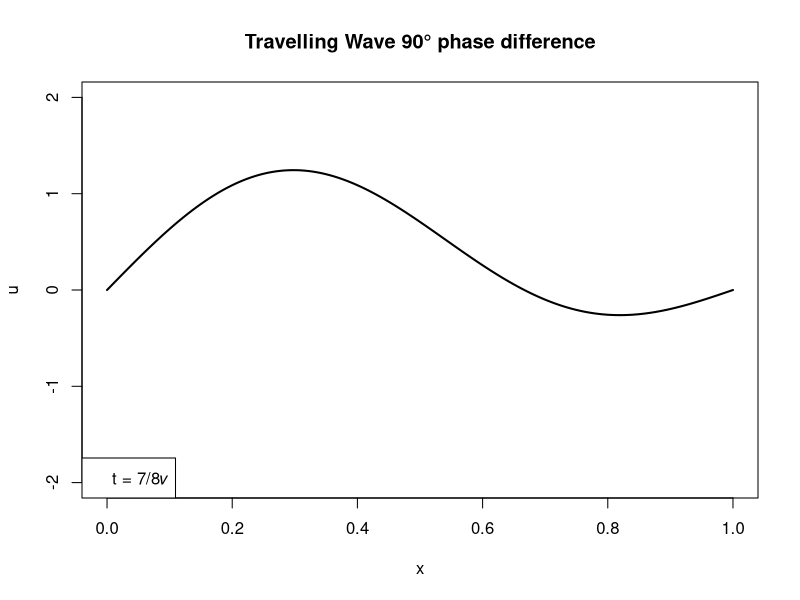

Generate this figure with R:
# Assuming
L <- 1

# X-axis and Y-axis values
x_values <- seq(0, L, length.out = 1000)
u_values <- (sqrt(2) / 2 * sin(pi * x_values / L)) + (sqrt(2) / 2 * sin(2 * pi * x_values / L))

# Final plot
plot(x_values, u_values, type = "l", lwd = 2, xlim = c(0, L), ylim = c(-2, 2), 
     xlab = "x", ylab = "u", main = "Travelling Wave 90° phase difference")
# Label
legend("bottomleft", legend = "t = 7/8𝜈")